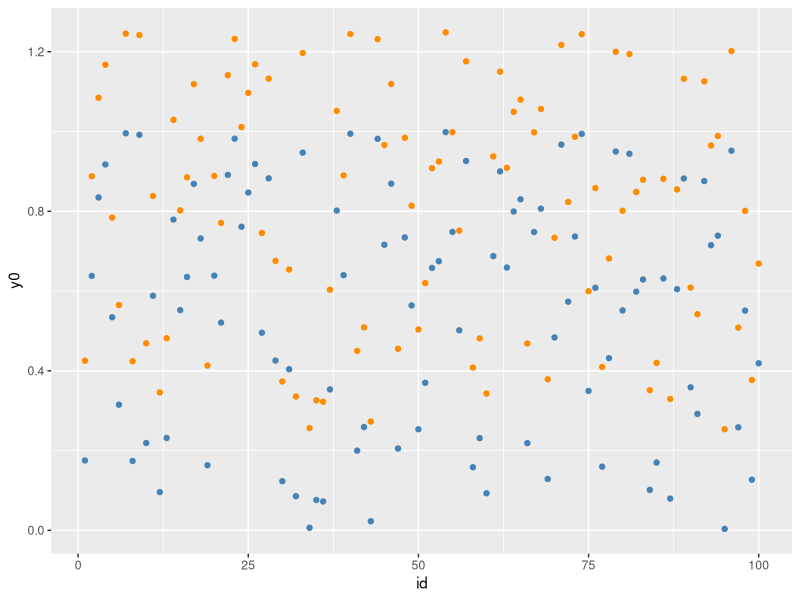
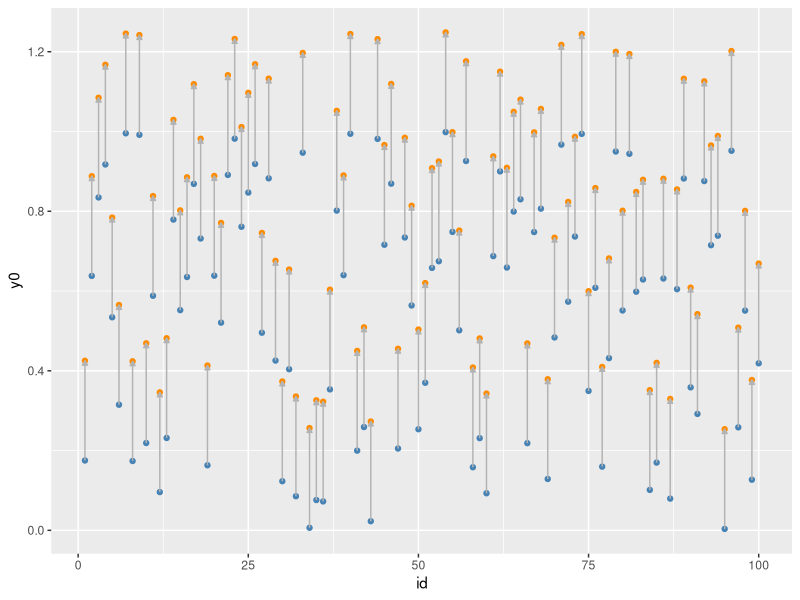
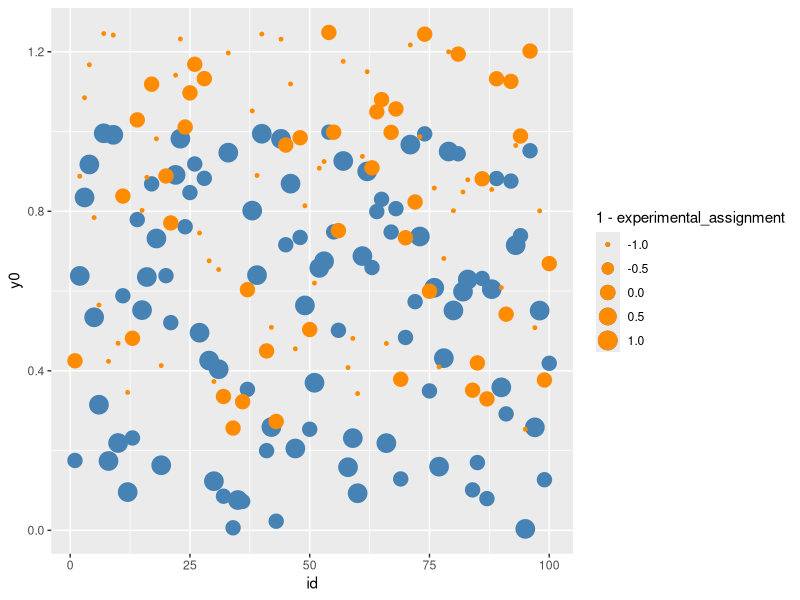
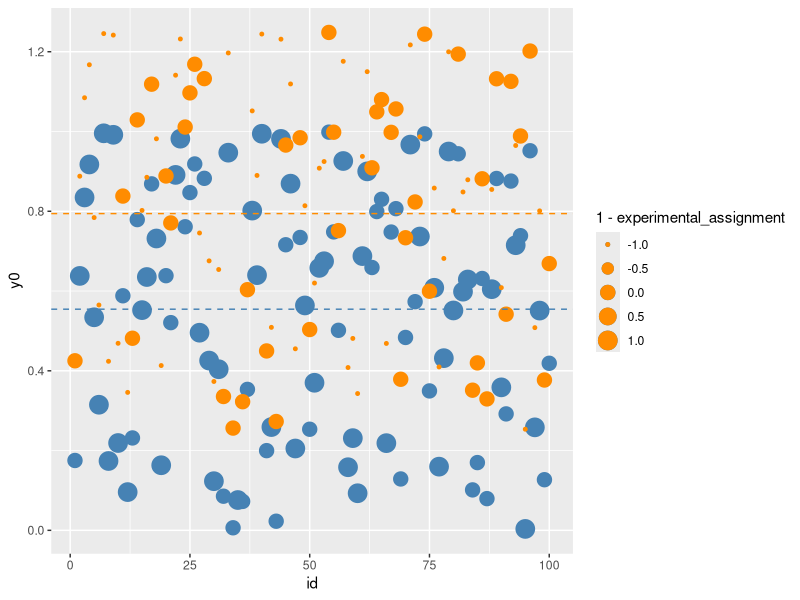
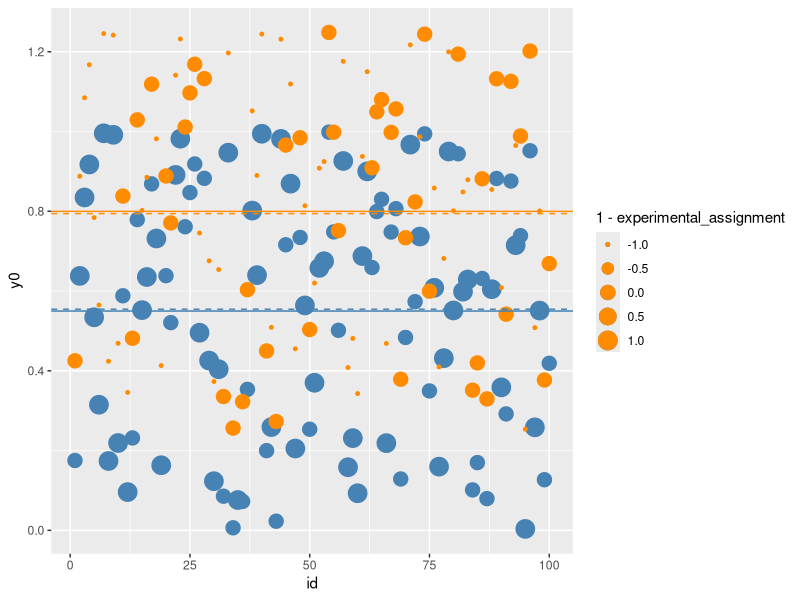
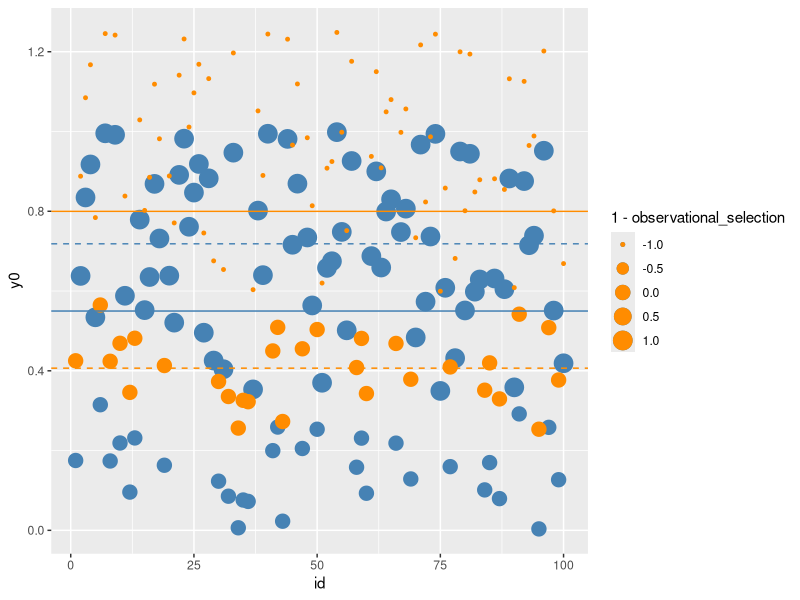

These charts were generated, in order, by the following R code:
## ---- chunk 1
library(data.table)
library(ggplot2)
## ---- chunk 2
conduct_sample <- function(size) { 
  runif(n=size, min=0, max=10)
}
## ---- chunk 3
theta_1 <- function(data) { 
  # take the first element
  
}

theta_2 <- function(data) { 
  # sum the first two elements and divide by two
  
}

theta_3 <- function(data) { 
  # sum the sample, and divide by 1 less than the sample size
  
}

theta_4 <- function(data) { 
  # sum the sample, and divide by the sample size 
  # honestly, just use the mean call. 
  # clearly, this is a silly function to write, since you're just 
  # providing an alias, without modification, to an existing function. 
  
  mean(data)
  
}
## ---- chunk 4
theta_4(conduct_sample(size=100))
## ---- chunk 5
make_simple_data <- function(size=100) { 
  require(data.table) 
  
  d <- data.table(id = 1:100)  
  
  d[ , y0 := runif(.N, min = 0, max = 1)]
  d[ , y1 := y0 + .25]
  
  return(d)
  }

d <- make_simple_data(size=100)
## ---- chunk 6
d[ , experimental_assignment := sample(0:1, size = .N, replace = TRUE)]
## ---- chunk 7
d[ , observational_selection := ifelse(y0 < .33, 1, 0)]
## ---- chunk 8
first_plot <- ggplot(data=d) + 
  geom_point(aes(x = id, y = y0), color = 'steelblue') + 
  geom_point(aes(x = id, y = y1), color = 'darkorange')
first_plot  
## ---- chunk 9
first_plot +
  geom_segment(
    aes(x = id, xend = id, y = y0, yend = y1), 
    arrow = arrow(ends = 'last', length = unit(0.05, "inches"), type = 'closed'), 
    color = 'grey70'
    )
## ---- chunk 10
second_plot <- ggplot(data = d) + 
  geom_point(aes(x = id, y = y0, size = 1 - experimental_assignment), color = 'steelblue') + 
  geom_point(aes(x = id, y = y1, size = experimental_assignment - 1), color = 'darkorange')

second_plot
## ---- chunk 11
third_plot <- second_plot + 
  geom_hline(yintercept = mean(d[experimental_assignment==0, y0]), color = 'steelblue', linetype = 2) + 
  geom_hline(yintercept = mean(d[experimental_assignment==1, y1]), color = 'darkorange', linetype = 2)
third_plot
## ---- chunk 12
third_plot + 
  geom_hline(yintercept = mean(d[, y0]), color = 'steelblue', linetype = 1) + 
  geom_hline(yintercept = mean(d[, y1]), color = 'darkorange', linetype = 1)
## ---- chunk 13
selection_plot <- ggplot(d) + 
  geom_point(aes(x = id, y = y0, size = 1 - observational_selection), color = 'steelblue') + 
  geom_point(aes(x = id, y = y1, size = observational_selection - 1), color = 'darkorange') + 
  geom_hline(yintercept = d[observational_selection == 0, mean(y0)], color = 'steelblue', linetype = 2) + 
  geom_hline(yintercept = d[observational_selection == 1, mean(y1)], color = 'darkorange', linetype = 2) + 
  geom_hline(yintercept = mean(d[, y0]), color = 'steelblue', linetype = 1) + 
  geom_hline(yintercept = mean(d[, y1]), color = 'darkorange', linetype = 1)

selection_plot
